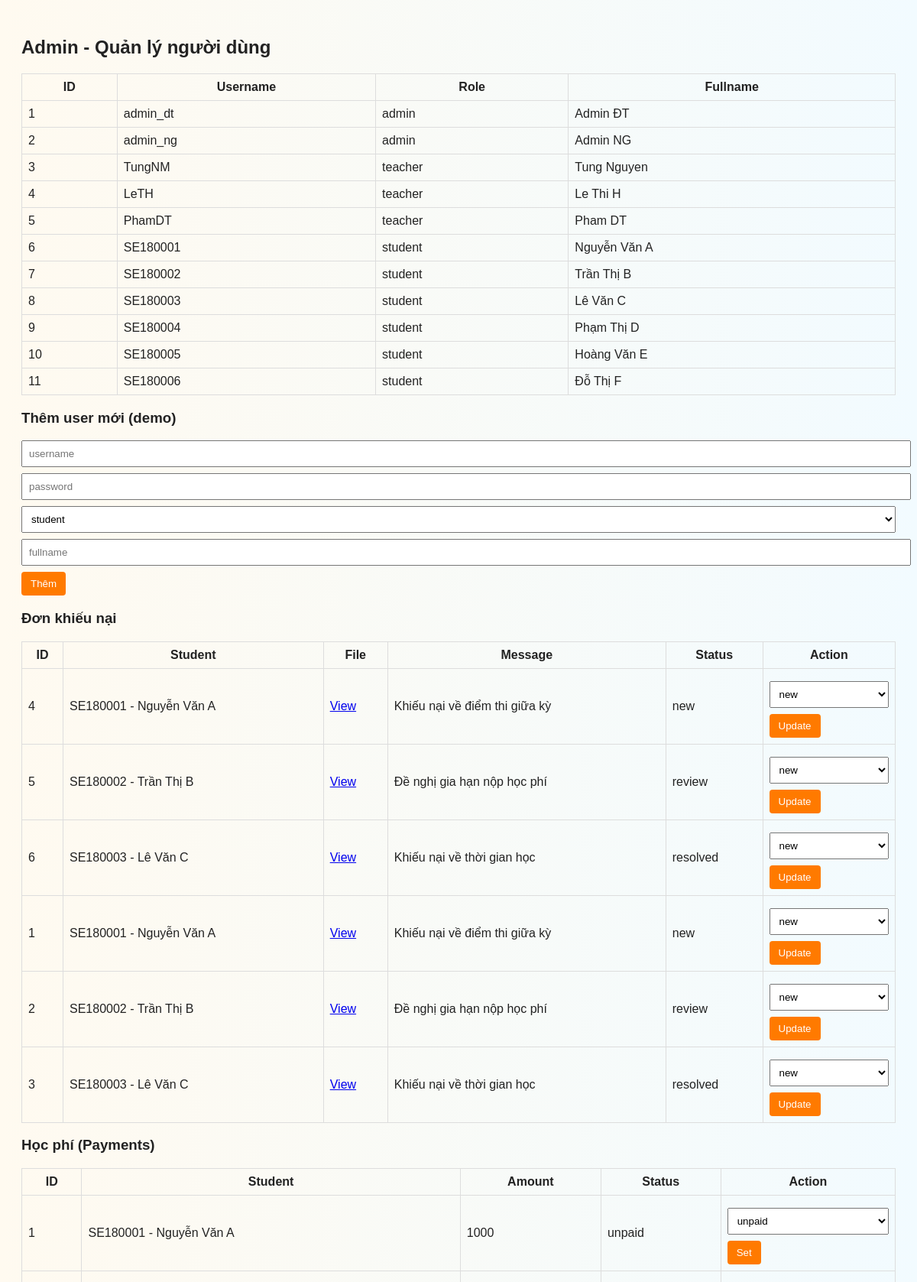
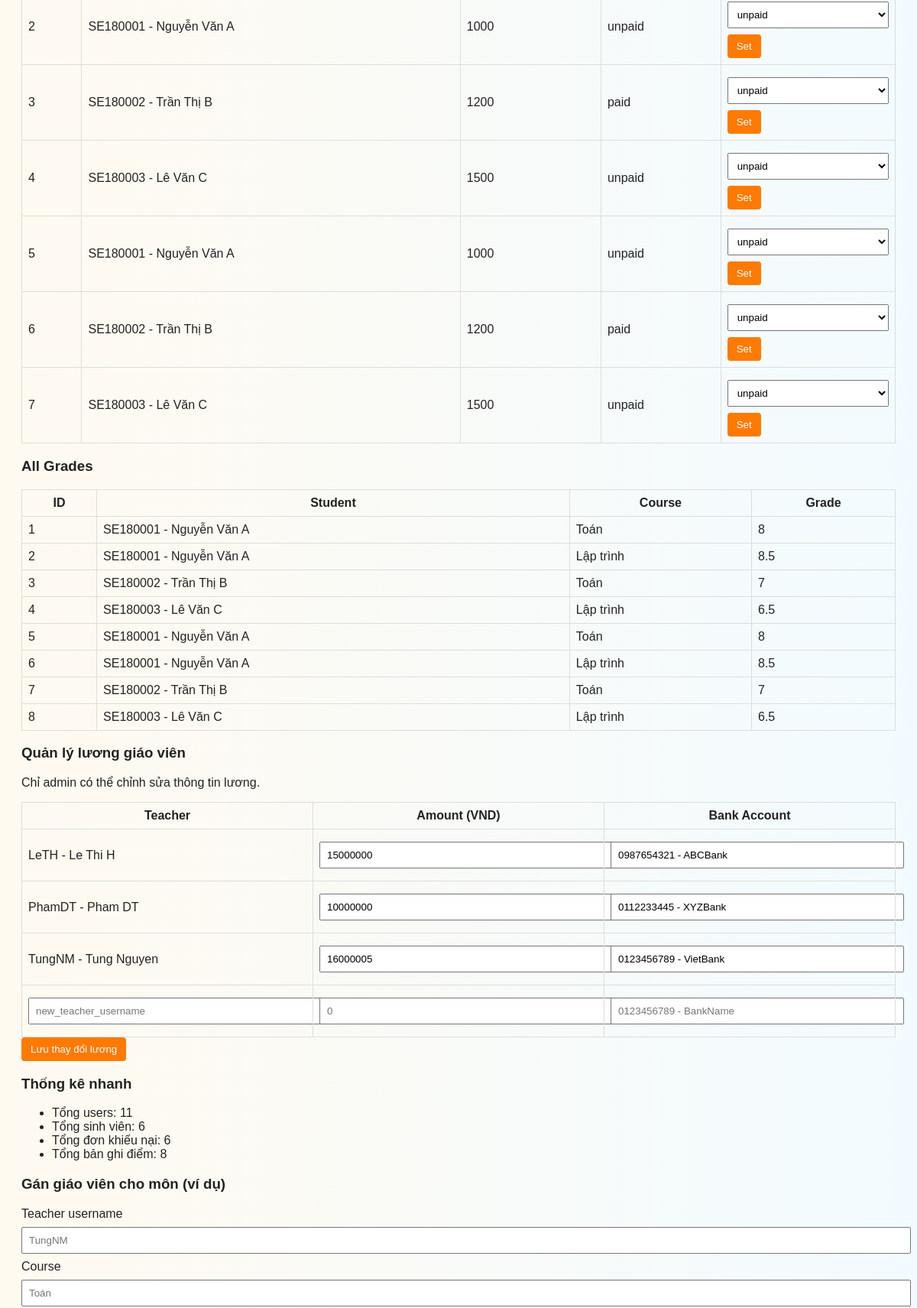
/admin.php (signed in, upper part), run on the app's committed database (2 pictures, top to bottom).
### tables this page shows
CREATE TABLE users (
    id INTEGER PRIMARY KEY AUTOINCREMENT,
    username TEXT UNIQUE,
    password TEXT,
    role TEXT,
    fullname TEXT
);

CREATE TABLE complaints (
            id INTEGER PRIMARY KEY AUTOINCREMENT,
            student_id INTEGER,
            file_path TEXT,
            message TEXT,
            status TEXT DEFAULT 'new',
            created_at TEXT
        );

CREATE TABLE students (
    id INTEGER PRIMARY KEY AUTOINCREMENT,
    student_code TEXT UNIQUE,
    fullname TEXT,
    class TEXT,
    info TEXT
);

CREATE TABLE payments (
    id INTEGER PRIMARY KEY AUTOINCREMENT,
    student_id INTEGER,
    amount INTEGER,
    status TEXT,
    tx_ref TEXT
);

CREATE TABLE grades (
            id INTEGER PRIMARY KEY AUTOINCREMENT,
            student_id INTEGER,
            course TEXT,
            grade TEXT,
            teacher_id INTEGER,
            created_at TEXT
        );

CREATE TABLE teacher_salary (
    id INTEGER PRIMARY KEY AUTOINCREMENT,
    teacher_id INTEGER,
    amount INTEGER,
    bank_account TEXT
);

### src/db.php (called while the page is built, shortened)
<?php
function getDB() {
    $dbFile = __DIR__ . '/../data/fap.db';
    $pdo = new PDO('sqlite:' . $dbFile);
    $pdo->setAttribute(PDO::ATTR_ERRMODE, PDO::ERRMODE_EXCEPTION);
    ensureSchema($pdo);
    return $pdo;
}
function ensureSchema(PDO $pdo) {
    try {
        $pdo->exec("CREATE TABLE IF NOT EXISTS users (
            id INTEGER PRIMARY KEY AUTOINCREMENT,
            username TEXT UNIQUE,
            password TEXT,
            role TEXT,
            fullname TEXT
        );");
        $pdo->exec("CREATE TABLE IF NOT EXISTS students (
            id INTEGER PRIMARY KEY AUTOINCREMENT,
            student_code TEXT UNIQUE,
            fullname TEXT,
            class TEXT,
            info TEXT
        );");
        $pdo->exec("CREATE TABLE IF NOT EXISTS payments (
            id INTEGER PRIMARY KEY AUTOINCREMENT,
            student_id INTEGER,
            amount INTEGER,
            status TEXT,
            tx_ref TEXT
        );");
        $pdo->exec("CREATE TABLE IF NOT EXISTS grades (
            id INTEGER PRIMARY KEY AUTOINCREMENT,
            student_id INTEGER,
            course TEXT,
            grade TEXT,
            teacher_id INTEGER,
            created_at TEXT
        );");
        $pdo->exec("CREATE TABLE IF NOT EXISTS schedule (
            id INTEGER PRIMARY KEY AUTOINCREMENT,
            role TEXT,
            user_ref TEXT,
            course TEXT,
            day TEXT,
            time TEXT
        );");
        $pdo->exec("CREATE TABLE IF NOT EXISTS complaints (
            id INTEGER PRIMARY KEY AUTOINCREMENT,
            student_id INTEGER,
            file_path TEXT,
            message TEXT,
            status TEXT DEFAULT 'new',
            created_at TEXT
        );");
        $pdo->exec("CREATE TABLE IF NOT EXISTS attendance (
            id INTEGER PRIMARY KEY AUTOINCREMENT,
            student_id INTEGER,
            course TEXT,
            date TEXT,
            status TEXT,
            teacher_id INTEGER
        );");
        $count = $pdo->query('SELECT COUNT(*) as c FROM users')->fetch(PDO::FETCH_ASSOC)['c'] ?? 0;
    } catch (Exception $e) {
    }
}
?>

### public/admin.php (the view, shortened to what this page needs)
<?php
require_once __DIR__ . '/../src/db.php';
$users = getDB()->query('SELECT id,username,role,fullname FROM users')->fetchAll(PDO::FETCH_ASSOC);
$complaints = getDB()->query('SELECT c.*, s.student_code, s.fullname FROM complaints c LEFT JOIN students s ON s.id = c.student_id ORDER BY c.created_at DESC')->fetchAll(PDO::FETCH_ASSOC);
$payments = getDB()->query('SELECT p.*, s.student_code, s.fullname FROM payments p LEFT JOIN students s ON s.id = p.student_id')->fetchAll(PDO::FETCH_ASSOC);
$grades = getDB()->query('SELECT g.*, s.student_code, s.fullname FROM grades g LEFT JOIN students s ON s.id = g.student_id')->fetchAll(PDO::FETCH_ASSOC);
$total_users = getDB()->query('SELECT COUNT(*) as c FROM users')->fetch(PDO::FETCH_ASSOC)['c'];
$total_students = getDB()->query('SELECT COUNT(*) as c FROM students')->fetch(PDO::FETCH_ASSOC)['c'];
$total_complaints = getDB()->query('SELECT COUNT(*) as c FROM complaints')->fetch(PDO::FETCH_ASSOC)['c'];
?>
<!doctype html>
<html>
<head>
    <link rel="stylesheet" href="assets/css/style.css">
</head>
<body>
<h2>Admin - Quản lý người dùng</h2>
<table>
    <tr><th>ID</th><th>Username</th><th>Role</th><th>Fullname</th></tr>
    <?php foreach ($users as $u): ?>
    <tr>
        <td><?php echo $u['id']; ?></td>
        <td><?php echo htmlspecialchars($u['username']); ?></td>
        <td><?php echo $u['role']; ?></td>
        <td><?php echo htmlspecialchars($u['fullname']); ?></td>
    </tr>
    <?php endforeach; ?>
</table>
<h3>Thêm user mới (demo)</h3>
<form method="post">
    <input name="username" placeholder="username">
    <input name="password" placeholder="password">
    <select name="role"><option value="student">student</option><option value="teacher">teacher</option><option value="admin">admin</option></select>
    <input name="fullname" placeholder="fullname">
    <button name="add_user">Thêm</button>
</form>
<h3>Đơn khiếu nại</h3>
<?php if (!empty($complaints)): ?>
    <table>
        <tr><th>ID</th><th>Student</th><th>File</th><th>Message</th><th>Status</th><th>Action</th></tr>
        <?php foreach ($complaints as $c): ?>
            <tr>
                <td><?php echo $c['id']; ?></td>
                <td><?php echo htmlspecialchars($c['student_code'] . ' - ' . $c['fullname']); ?></td>
                <td><?php if($c['file_path']): ?><a href="/<?php echo htmlspecialchars($c['file_path']); ?>">View</a><?php endif; ?></td>
                <td><?php echo htmlspecialchars($c['message']); ?></td>
                <td><?php echo htmlspecialchars($c['status']); ?></td>
                <td>
                    <form method="post" style="display:inline">
                        <select name="status">
                            <option value="new">new</option>
                        </select>
                        <button name="complaint_action">Update</button>
                    </form>
                </td>
            </tr>
        <?php endforeach; ?>
    </table>
<?php else: ?>
    <p>Không có đơn khiếu nại.</p>
<?php endif; ?>
<h3>Học phí (Payments)</h3>
<?php if (!empty($payments)): ?>
    <table>
        <tr><th>ID</th><th>Student</th><th>Amount</th><th>Status</th><th>Action</th></tr>
        <?php foreach ($payments as $p): ?>
            <tr>
                <td><?php echo $p['id']; ?></td>
                <td><?php echo htmlspecialchars($p['student_code'] . ' - ' . $p['fullname']); ?></td>
                <td><?php echo $p['amount']; ?></td>
                <td><?php echo htmlspecialchars($p['status']); ?></td>
                <td>
                    <form method="post" style="display:inline">
                        <select name="status"><option value="unpaid">unpaid</option><option value="paid">paid</option></select>
                        <button name="payment_action">Set</button>
                    </form>
                </td>
            </tr>
        <?php endforeach; ?>
    </table>
<?php else: ?>
    <p>Không có giao dịch.</p>
<?php endif; ?>
<h3>All Grades</h3>
<?php if (!empty($grades)): ?>
    <table>
        <tr><th>ID</th><th>Student</th><th>Course</th><th>Grade</th></tr>
        <?php foreach ($grades as $g): ?>
            <tr>
                <td><?php echo $g['id']; ?></td>
                <td><?php echo htmlspecialchars($g['student_code'] . ' - ' . $g['fullname']); ?></td>
                <td><?php echo htmlspecialchars($g['course']); ?></td>
                <td><?php echo htmlspecialchars($g['grade']); ?></td>
            </tr>
        <?php endforeach; ?>
    </table>
<?php else: ?>
    <p>Không có grade.</p>
<?php endif; ?>
<h3>Quản lý lương giáo viên</h3>
<p>Chỉ admin có thể chỉnh sửa thông tin lương.</p>
<form method="post">
    <table>
        <tr><th>Teacher</th><th>Amount (VND)</th><th>Bank Account</th></tr>
        <?php
        $teachers = getDB()->query("SELECT u.username, u.fullname, ts.amount, ts.bank_account FROM users u LEFT JOIN teacher_salary ts ON ts.teacher_id = u.id WHERE u.role = 'teacher' ORDER BY u.username ASC")->fetchAll(PDO::FETCH_ASSOC);
        foreach ($teachers as $t): ?>
            <tr>
                <td>
                    <?php echo htmlspecialchars($t['username'] . ' - ' . $t['fullname']); ?>
                </td>
                <td>
                    <input type="number" name="amount[]" value="<?php echo intval($t['amount'] ?? 0) ?: ''; ?>" placeholder="0">
                </td>
                <td>
                    <input type="text" name="bank_account[]" value="<?php echo htmlspecialchars($t['bank_account'] ?? ''); ?>" placeholder="0123456789 - BankName">
                </td>
            </tr>
        <?php endforeach; ?>
        <tr>
            <td>
                <input type="text" name="teacher_user[]" placeholder="new_teacher_username">
            </td>
            <td>
                <input type="number" name="amount[]" placeholder="0">
            </td>
            <td>
                <input type="text" name="bank_account[]" placeholder="0123456789 - BankName">
            </td>
        </tr>
    </table>
    <button name="bulk_salary_update">Lưu thay đổi lương</button>
</form>
<h3>Thống kê nhanh</h3>
<ul>
    <li>Tổng users: <?php echo intval($total_users); ?></li>
    <li>Tổng sinh viên: <?php echo intval($total_students); ?></li>
    <li>Tổng đơn khiếu nại: <?php echo intval($total_complaints); ?></li>
    <li>Tổng bản ghi điểm: <?php echo count($grades); ?></li>
</ul>
<h3>Gán giáo viên cho môn (ví dụ)</h3>
<form method="post">
    <label>Teacher username</label>
    <input name="teacher_user" placeholder="TungNM" />
    <label>Course</label>
    <input name="course" placeholder="Toán" />
</form>
</body>
</html>

### public/assets/css/style.css (style rules this page uses)
body { font-family: Arial, sans-serif; background: linear-gradient(90deg,#fffaf0,#f2fbff); color:#222; padding:20px; }
input, select, textarea { display:block; width:100%; padding:8px; margin:8px 0; }
button { background:#ff7a00; color:#fff; border:none; padding:8px 12px; border-radius:4px; }
table { border-collapse:collapse; width:100%; }
table td, table th { border:1px solid #ddd; padding:8px; }

### data on the page
users: id "1", username "admin_dt", role "admin", fullname "Admin ĐT"
users: id "2", username "admin_ng", role "admin", fullname "Admin NG"
users: id "3", username "TungNM", role "teacher", fullname "Tung Nguyen", username+fullname "TungNM - Tung Nguyen", amount "16000005", bank_account "0123456789 - VietBank"
users: id "4", username "LeTH", role "teacher", fullname "Le Thi H", username+fullname "LeTH - Le Thi H", amount "15000000", bank_account "0987654321 - ABCBank"
users: id "5", username "PhamDT", role "teacher", fullname "Pham DT", username+fullname "PhamDT - Pham DT", amount "10000000", bank_account "0112233445 - XYZBank"
users: id "6", username "SE180001", role "student", fullname "Nguyễn Văn A"
users: id "7", username "SE180002", role "student", fullname "Trần Thị B"
users: id "8", username "SE180003", role "student", fullname "Lê Văn C"
users: id "9", username "SE180004", role "student", fullname "Phạm Thị D"
users: id "10", username "SE180005", role "student", fullname "Hoàng Văn E"
users: id "11", username "SE180006", role "student", fullname "Đỗ Thị F"
complaints: id "4", student.fullname "SE180001 - Nguyễn Văn A", message "Khiếu nại về điểm thi giữa kỳ", status "new"
complaints: id "5", student.fullname "SE180002 - Trần Thị B", message "Đề nghị gia hạn nộp học phí", status "review"
complaints: id "6", student.fullname "SE180003 - Lê Văn C", message "Khiếu nại về thời gian học", status "resolved"
complaints: id "1", student.fullname "SE180001 - Nguyễn Văn A", message "Khiếu nại về điểm thi giữa kỳ", status "new"
complaints: id "2", student.fullname "SE180002 - Trần Thị B", message "Đề nghị gia hạn nộp học phí", status "review"
complaints: id "3", student.fullname "SE180003 - Lê Văn C", message "Khiếu nại về thời gian học", status "resolved"
payments: id "1", student.fullname "SE180001 - Nguyễn Văn A", amount "1000", status "unpaid"
payments: id "2", student.fullname "SE180001 - Nguyễn Văn A", amount "1000", status "unpaid"
payments: id "3", student.fullname "SE180002 - Trần Thị B", amount "1200", status "paid"
payments: id "4", student.fullname "SE180003 - Lê Văn C", amount "1500", status "unpaid"
payments: id "5", student.fullname "SE180001 - Nguyễn Văn A", amount "1000", status "unpaid"
payments: id "6", student.fullname "SE180002 - Trần Thị B", amount "1200", status "paid"
payments: id "7", student.fullname "SE180003 - Lê Văn C", amount "1500", status "unpaid"
grades: id "1", student.fullname "SE180001 - Nguyễn Văn A", course "Toán", grade "8"
grades: id "2", student.fullname "SE180001 - Nguyễn Văn A", course "Lập trình", grade "8.5"
grades: id "3", student.fullname "SE180002 - Trần Thị B", course "Toán", grade "7"
grades: id "4", student.fullname "SE180003 - Lê Văn C", course "Lập trình", grade "6.5"
grades: id "5", student.fullname "SE180001 - Nguyễn Văn A", course "Toán", grade "8"
grades: id "6", student.fullname "SE180001 - Nguyễn Văn A", course "Lập trình", grade "8.5"
grades: id "7", student.fullname "SE180002 - Trần Thị B", course "Toán", grade "7"
grades: id "8", student.fullname "SE180003 - Lê Văn C", course "Lập trình", grade "6.5"

### other printed values
$total_users "11"
$total_students "6"
$total_complaints "6"
count($grades) "8"
